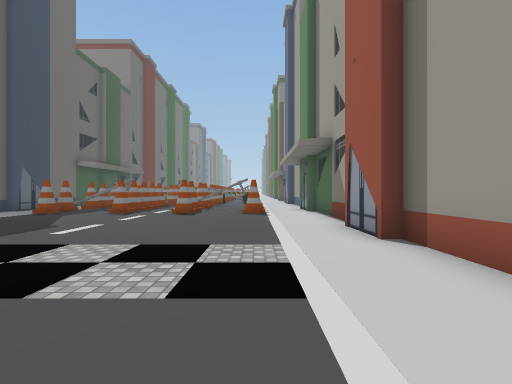
[1] (above)

21 first-person views from a walk through a 3-D level made in the Unity game engine. The camera is 1.5 m above the floor, looks level and sees 85° across. The floor is counted in squares, 2 m on a side. Each view is taken from the middle of a square. On the plan, view 1 faces up. The plan holds only what a view shows up to about 10 squares ahead; the rest is blank. The place goes on beyond the plan. The player is left out. Some surface patterns are stand-ins.

[2]
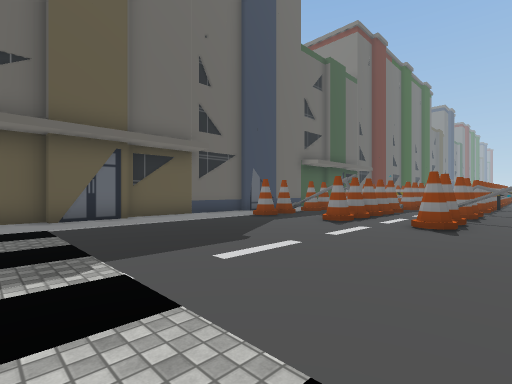

[3]
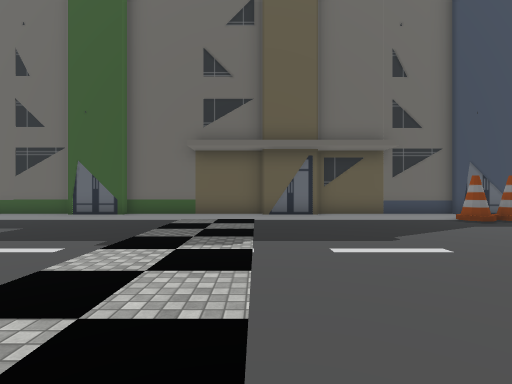

[4]
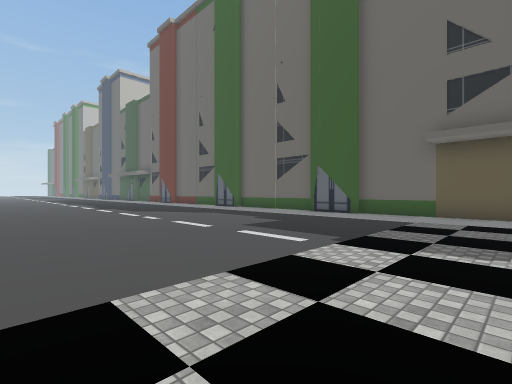

[5]
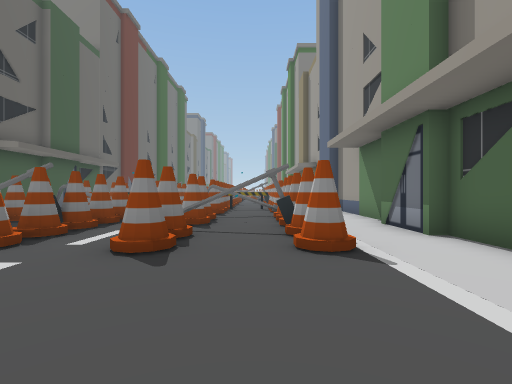

[6]
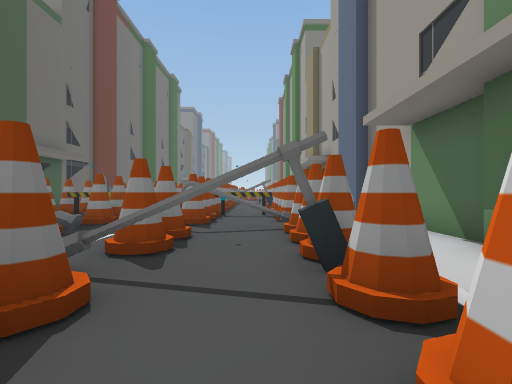

[7]
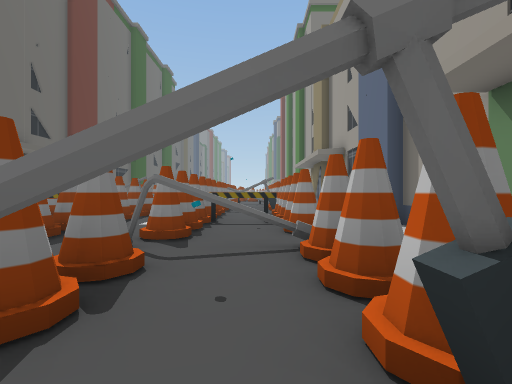

[8]
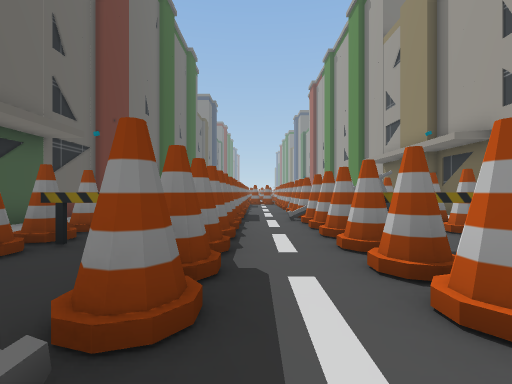

[9]
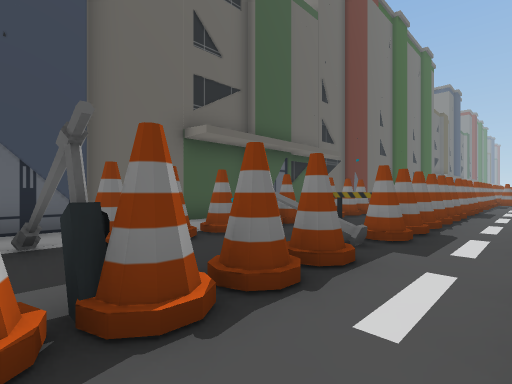

[10]
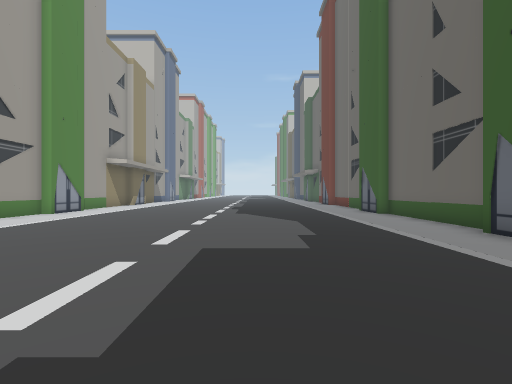

[11]
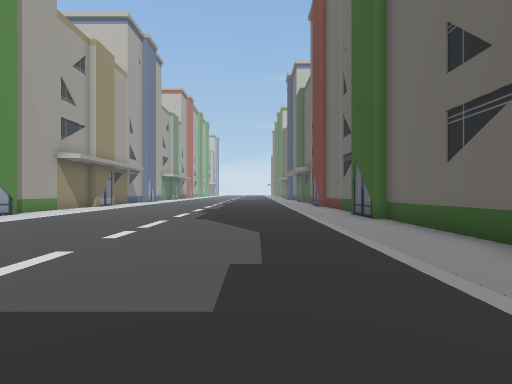

[12]
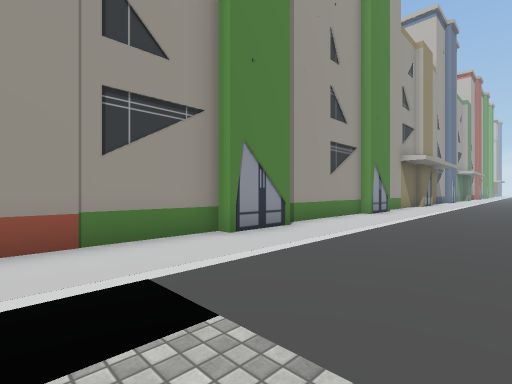

[13]
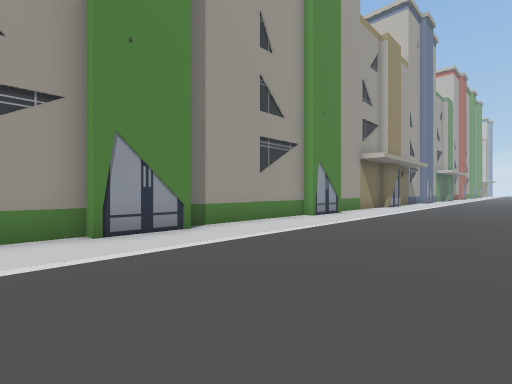

[14]
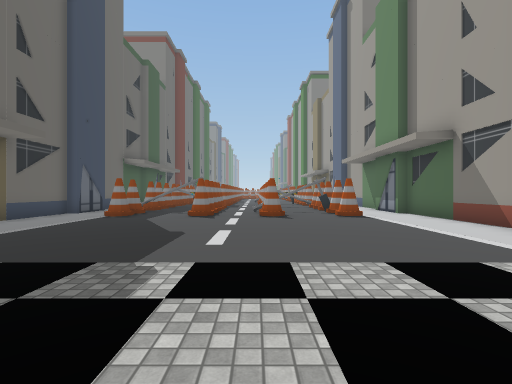

[15]
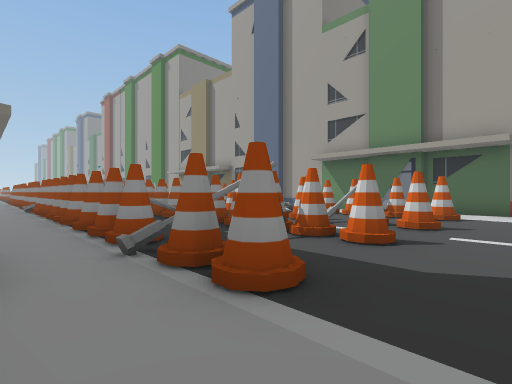

[16]
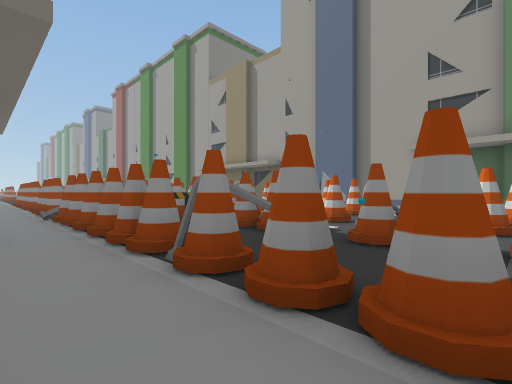

[17]
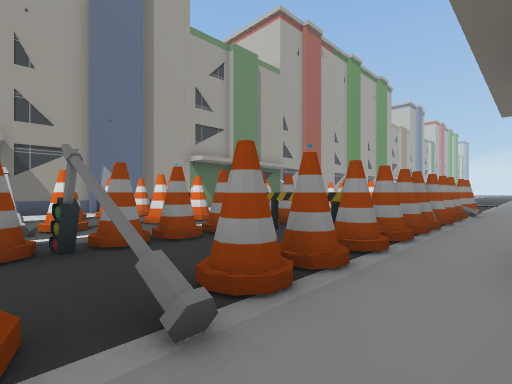

[18]
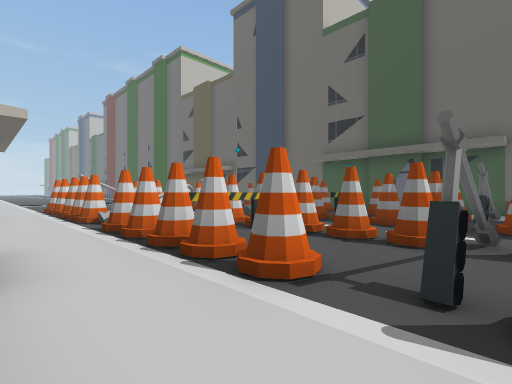

[19]
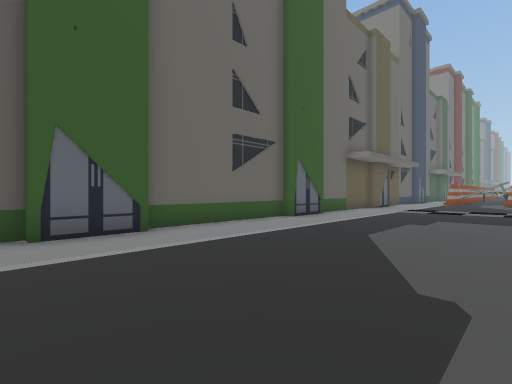

[20]
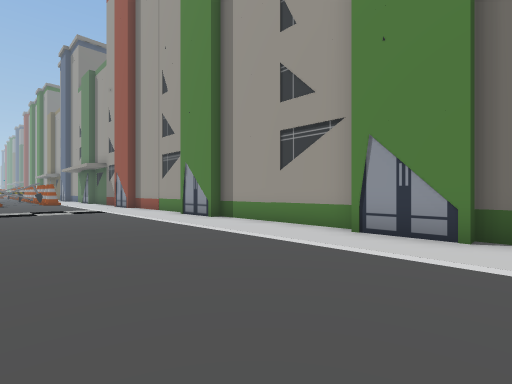

[21]
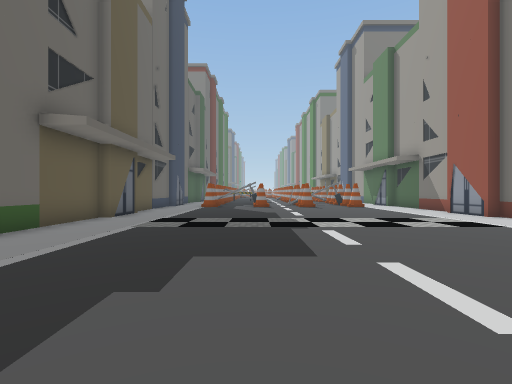

### Floor plan
Key: @ floor where view 1 was taken; # wall or solid block; . floor; / step, stairs or slope; O other object.
Columns run from 10 left of view 1 to 5 right of it. Each row starts with its distance up from view 1.
 22 O..O O..O.O..OOO
 21 O..##O.OO....O
 20 O..O.O./O.O..O
 19 O....O./O.O.O
 18 O..OOO./OOO.O
 17 O..O.O./O.O..O
 16 O..O.O./O.O..O
 15 O..###./##...O
 14 O..O#O./O.O..O
 13 O..O#O./O.O..O
 12 O..O#O./#.O.O
 11 O..O#O./O.O.O
 10 O..O.O./O.O..O
  9 O............O
  8 O............O
  7 O............O
  6 O...........O
  5 O...........O
  4 O............O
  3 O............O
  2 O............O
  1 O............O
  0 O.........@..O
 -1 O...........O
 -2 O...........O
 -3 O............O
 -4 O............O
 -5 O............O
 -6 O............O
 -7 O...........O
 -8 O...........O
 -9 O............O

Where each view was taken, in squares from view 1:
view 1: 0 up, 0 right, facing up
view 2: 3 up, 1 left, facing up-left
view 3: 4 up, 0 right, facing left
view 4: 4 up, 0 right, facing down-left
view 5: 6 up, 1 left, facing up
view 6: 9 up, 1 left, facing up
view 7: 11 up, 1 left, facing up
view 8: 14 up, 4 left, facing up
view 9: 11 up, 3 left, facing up-left
view 10: 3 up, 5 left, facing down
view 11: 1 up, 6 left, facing down
view 12: 3 up, 2 left, facing down-right
view 13: 1 up, 3 left, facing down-right
view 14: 1 up, 3 left, facing up
view 15: 8 up, 9 left, facing up-right
view 16: 12 up, 9 left, facing up-right
view 17: 22 up, 9 left, facing down-right
view 18: 22 up, 2 right, facing down-left
view 19: 9 down, 4 left, facing up-left
view 20: 9 down, 3 left, facing up-right
view 21: 4 down, 5 left, facing up
